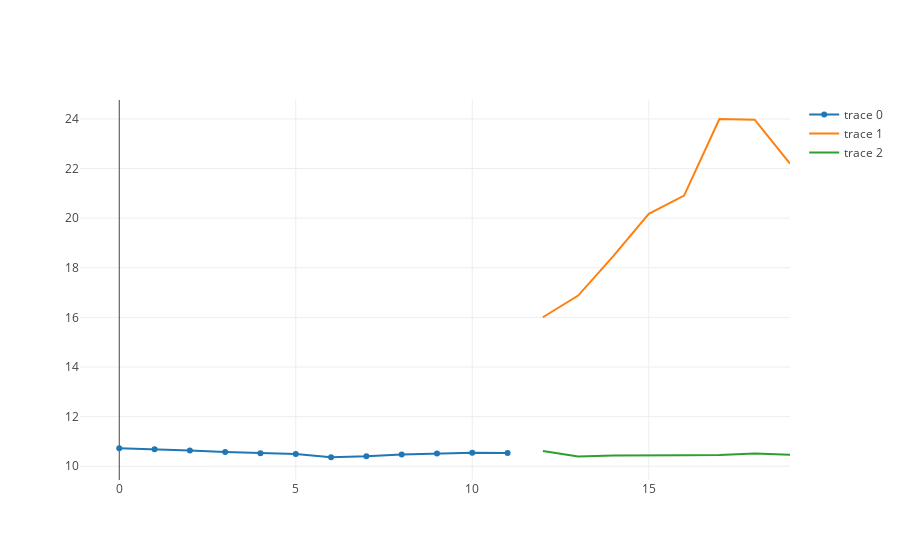

Notebook code for this chart:
### Code cell
n=30
train_test="test"
pred = seq2seq.predict(x[train_test][b:end]) 
prediction=np.hstack([np.array([np.nan for j in range(config["len_sequence"])]), pred[n]]).astype(np.float32).flatten()
nrm=x[train_test][n][:,1].astype(np.float32).flatten()
trh=np.hstack([np.array([np.nan for j in range(config["len_sequence"])]), y[train_test][n].astype(np.float32).flatten()]).astype(np.float32).flatten()
sct=go.Scatter(x=[i for i in range(prediction.shape[0])], y=prediction)
sct2=go.Scatter(x=[i for i in range(prediction.shape[0])], y=nrm)
sct3=go.Scatter(x=[i for i in range(prediction.shape[0])], y=trh)
py.iplot([sct2, sct, sct3])

### Figure 1 — Plotly figure (JSON) as saved in the notebook; plotly's stock layout.template omitted (floating-point values rounded to 4 significant figures)
{"data": [{"type": "scatter", "x": [0, 1, 2, 3, 4, 5, 6, 7, 8, 9, 10, 11, 12, 13, 14, 15, 16, 17, 18, 19], "y": [10.73, 10.69, 10.64, 10.58, 10.53, 10.49, 10.36, 10.4, 10.48, 10.51, 10.55, 10.54]}, {"type": "scatter", "x": [0, 1, 2, 3, 4, 5, 6, 7, 8, 9, 10, 11, 12, 13, 14, 15, 16, 17, 18, 19], "y": [null, null, null, null, null, null, null, null, null, null, null, null, 16.01, 16.88, 18.48, 20.18, 20.91, 24.0, 23.97, 22.2]}, {"type": "scatter", "x": [0, 1, 2, 3, 4, 5, 6, 7, 8, 9, 10, 11, 12, 13, 14, 15, 16, 17, 18, 19], "y": [null, null, null, null, null, null, null, null, null, null, null, null, 10.61, 10.4, 10.43, 10.43, 10.44, 10.46, 10.51, 10.47]}], "layout": {}}
